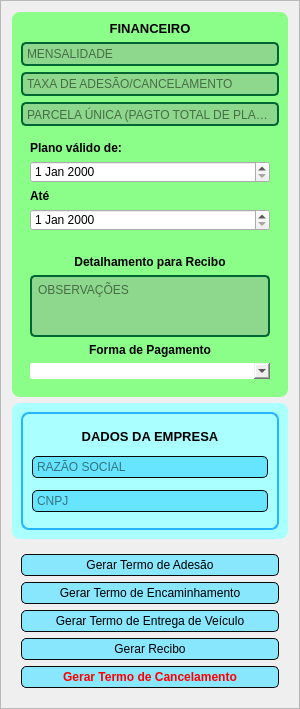
            <widget class="QFrame" name="frame_financial_buttons_company_data">
             <property name="minimumSize">
              <size>
               <width>0</width>
               <height>0</height>
              </size>
             </property>
             <property name="maximumSize">
              <size>
               <width>300</width>
               <height>16777215</height>
              </size>
             </property>
             <property name="styleSheet">
              <string notr="true"/>
             </property>
             <property name="frameShape">
              <enum>QFrame::StyledPanel</enum>
             </property>
             <property name="frameShadow">
              <enum>QFrame::Raised</enum>
             </property>
             <layout class="QVBoxLayout" name="verticalLayout_10">
              <item>
               <widget class="QFrame" name="frame_financial">
                <property name="minimumSize">
                 <size>
                  <width>161</width>
                  <height>286</height>
                 </size>
                </property>
                <property name="maximumSize">
                 <size>
                  <width>300</width>
                  <height>16777215</height>
                 </size>
                </property>
                <property name="styleSheet">
                 <string notr="true">QFrame{
	background-color: rgb(139, 253, 137);
	border-radius: 8px;
}</string>
                </property>
                <property name="frameShape">
                 <enum>QFrame::StyledPanel</enum>
                </property>
                <property name="frameShadow">
                 <enum>QFrame::Raised</enum>
                </property>
                <layout class="QVBoxLayout" name="verticalLayout_6">
                 <item>
                  <widget class="QLabel" name="label_finance">
                   <property name="minimumSize">
                    <size>
                     <width>0</width>
                     <height>0</height>
                    </size>
                   </property>
                   <property name="maximumSize">
                    <size>
                     <width>16777215</width>
                     <height>20</height>
                    </size>
                   </property>
                   <property name="font">
                    <font>
                     <family>Segoe UI</family>
                     <pointsize>10</pointsize>
                     <weight>75</weight>
                     <bold>true</bold>
                    </font>
                   </property>
                   <property name="styleSheet">
                    <string notr="true">QLabel{
	border:no;
}</string>
                   </property>
                   <property name="text">
                    <string>FINANCEIRO</string>
                   </property>
                   <property name="alignment">
                    <set>Qt::AlignCenter</set>
                   </property>
                  </widget>
                 </item>
                 <item>
                  <widget class="QLineEdit" name="lineEdit_monthly_payment">
                   <property name="styleSheet">
                    <string notr="true">QLineEdit{
	
	background-color: rgb(142, 216, 141);
	border: 2px solid rgb(0, 102, 52);
	border-radius: 5px;
	padding: 2px;
}
QLineEdit:hover{
	border: 2px solid rgb(100, 202, 152);
}
QLineEdit:focus{
	border: 2px solid rgb(0, 0, 255);
}</string>
                   </property>
                   <property name="placeholderText">
                    <string>MENSALIDADE</string>
                   </property>
                  </widget>
                 </item>
                 <item>
                  <widget class="QLineEdit" name="lineEdit_membership_fee">
                   <property name="styleSheet">
                    <string notr="true">QLineEdit{
	
	background-color: rgb(142, 216, 141);
	border: 2px solid rgb(0, 102, 52);
	border-radius: 5px;
	padding: 2px;
}
QLineEdit:hover{
	border: 2px solid rgb(100, 202, 152);
}
QLineEdit:focus{
	border: 2px solid rgb(0, 0, 255);
}</string>
                   </property>
                   <property name="placeholderText">
                    <string>TAXA DE ADESÃO/CANCELAMENTO</string>
                   </property>
                  </widget>
                 </item>
                 <item>
                  <widget class="QLineEdit" name="lineEdit_total_payment">
                   <property name="styleSheet">
                    <string notr="true">QLineEdit{
	
	background-color: rgb(142, 216, 141);
	border: 2px solid rgb(0, 102, 52);
	border-radius: 5px;
	padding: 2px;
}
QLineEdit:hover{
	border: 2px solid rgb(100, 202, 152);
}
QLineEdit:focus{
	border: 2px solid rgb(0, 0, 255);
}</string>
                   </property>
                   <property name="placeholderText">
                    <string>PARCELA ÚNICA (PAGTO TOTAL DE PLANO)</string>
                   </property>
                  </widget>
                 </item>
                 <item>
                  <widget class="QFrame" name="frame_playndate">
                   <property name="maximumSize">
                    <size>
                     <width>16777215</width>
                     <height>142</height>
                    </size>
                   </property>
                   <property name="font">
                    <font>
                     <family>Segoe UI</family>
                    </font>
                   </property>
                   <property name="frameShape">
                    <enum>QFrame::StyledPanel</enum>
                   </property>
                   <property name="frameShadow">
                    <enum>QFrame::Raised</enum>
                   </property>
                   <layout class="QVBoxLayout" name="verticalLayout_12">
                    <item>
                     <widget class="QLabel" name="label_start">
                      <property name="maximumSize">
                       <size>
                        <width>16777215</width>
                        <height>30</height>
                       </size>
                      </property>
                      <property name="font">
                       <font>
                        <weight>75</weight>
                        <bold>true</bold>
                       </font>
                      </property>
                      <property name="text">
                       <string>Plano válido de:</string>
                      </property>
                      <property name="alignment">
                       <set>Qt::AlignLeading|Qt::AlignLeft|Qt::AlignVCenter</set>
                      </property>
                     </widget>
                    </item>
                    <item>
                     <widget class="QDateEdit" name="dateEdit_start">
                      <property name="font">
                       <font>
                        <family>Segoe UI</family>
                       </font>
                      </property>
                      <property name="styleSheet">
                       <string notr="true"/>
                      </property>
                     </widget>
                    </item>
                    <item>
                     <widget class="QLabel" name="label_finish">
                      <property name="maximumSize">
                       <size>
                        <width>16777215</width>
                        <height>30</height>
                       </size>
                      </property>
                      <property name="font">
                       <font>
                        <family>Segoe UI</family>
                        <weight>75</weight>
                        <bold>true</bold>
                       </font>
                      </property>
                      <property name="text">
                       <string>Até</string>
                      </property>
                     </widget>
                    </item>
                    <item>
                     <widget class="QDateEdit" name="dateEdit_finish">
                      <property name="font">
                       <font>
                        <family>Segoe UI</family>
                       </font>
                      </property>
                     </widget>
                    </item>
                   </layout>
                  </widget>
                 </item>
                 <item>
                  <widget class="QFrame" name="frame_playndate_2">
                   <property name="minimumSize">
                    <size>
                     <width>0</width>
                     <height>0</height>
                    </size>
                   </property>
                   <property name="maximumSize">
                    <size>
                     <width>16777215</width>
                     <height>142</height>
                    </size>
                   </property>
                   <property name="font">
                    <font>
                     <family>Segoe UI</family>
                    </font>
                   </property>
                   <property name="frameShape">
                    <enum>QFrame::StyledPanel</enum>
                   </property>
                   <property name="frameShadow">
                    <enum>QFrame::Raised</enum>
                   </property>
                   <layout class="QVBoxLayout" name="verticalLayout_8">
                    <item>
                     <widget class="QLabel" name="label_detail_recibo">
                      <property name="maximumSize">
                       <size>
                        <width>16777215</width>
                        <height>30</height>
                       </size>
                      </property>
                      <property name="font">
                       <font>
                        <weight>75</weight>
                        <bold>true</bold>
                       </font>
                      </property>
                      <property name="text">
                       <string>Detalhamento para Recibo</string>
                      </property>
                      <property name="textFormat">
                       <enum>Qt::PlainText</enum>
                      </property>
                      <property name="alignment">
                       <set>Qt::AlignCenter</set>
                      </property>
                     </widget>
                    </item>
                    <item>
                     <widget class="QTextEdit" name="textEdit_detail_pagto_obs">
                      <property name="minimumSize">
                       <size>
                        <width>0</width>
                        <height>58</height>
                       </size>
                      </property>
                      <property name="styleSheet">
                       <string notr="true">QTextEdit{
	
	background-color: rgb(142, 216, 141);
	border: 2px solid rgb(0, 102, 52);
	border-radius: 5px;
	padding: 2px;
}
QTextEdit:hover{
	border: 2px solid rgb(100, 202, 152);
}
QTextEdit:focus{
	border: 2px solid rgb(0, 0, 255);
}</string>
                      </property>
                      <property name="placeholderText">
                       <string>OBSERVAÇÕES</string>
                      </property>
                     </widget>
                    </item>
                    <item>
                     <widget class="QLabel" name="label_formapagto">
                      <property name="maximumSize">
                       <size>
                        <width>16777215</width>
                        <height>30</height>
                       </size>
                      </property>
                      <property name="font">
                       <font>
                        <weight>75</weight>
                        <bold>true</bold>
                       </font>
                      </property>
                      <property name="text">
                       <string>Forma de Pagamento</string>
                      </property>
                      <property name="textFormat">
                       <enum>Qt::PlainText</enum>
                      </property>
                      <property name="alignment">
                       <set>Qt::AlignCenter</set>
                      </property>
                     </widget>
                    </item>
                    <item>
                     <widget class="QComboBox" name="comboBox_formapagto">
                      <property name="styleSheet">
                       <string notr="true">QComboBox{
	border-radius: 2px;
}</string>
                      </property>
                     </widget>
                    </item>
                   </layout>
                  </widget>
                 </item>
                </layout>
               </widget>
              </item>
              <item>
               <widget class="QFrame" name="frame_company_data_outside_2">
                <property name="minimumSize">
                 <size>
                  <width>150</width>
                  <height>120</height>
                 </size>
                </property>
                <property name="maximumSize">
                 <size>
                  <width>300</width>
                  <height>200</height>
                 </size>
                </property>
                <property name="styleSheet">
                 <string notr="true">border-radius: 8px;
background-color: rgb(170, 255, 255);</string>
                </property>
                <property name="frameShape">
                 <enum>QFrame::StyledPanel</enum>
                </property>
                <property name="frameShadow">
                 <enum>QFrame::Raised</enum>
                </property>
                <layout class="QHBoxLayout" name="horizontalLayout_4">
                 <item>
                  <widget class="QFrame" name="frame_company_data">
                   <property name="minimumSize">
                    <size>
                     <width>150</width>
                     <height>118</height>
                    </size>
                   </property>
                   <property name="styleSheet">
                    <string notr="true">QFrame{
	border: 2px solid rgb(36, 183, 253);
	border-radius: 8px;
}</string>
                   </property>
                   <property name="frameShape">
                    <enum>QFrame::StyledPanel</enum>
                   </property>
                   <property name="frameShadow">
                    <enum>QFrame::Raised</enum>
                   </property>
                   <layout class="QVBoxLayout" name="verticalLayout_13">
                    <item>
                     <widget class="QLabel" name="label_company_data">
                      <property name="minimumSize">
                       <size>
                        <width>0</width>
                        <height>0</height>
                       </size>
                      </property>
                      <property name="maximumSize">
                       <size>
                        <width>16777215</width>
                        <height>15</height>
                       </size>
                      </property>
                      <property name="font">
                       <font>
                        <family>Segoe UI</family>
                        <pointsize>10</pointsize>
                        <weight>75</weight>
                        <bold>true</bold>
                       </font>
                      </property>
                      <property name="styleSheet">
                       <string notr="true">border:no</string>
                      </property>
                      <property name="text">
                       <string>DADOS DA EMPRESA</string>
                      </property>
                      <property name="alignment">
                       <set>Qt::AlignCenter</set>
                      </property>
                     </widget>
                    </item>
                    <item>
                     <widget class="QLineEdit" name="lineEdit_razao_social">
                      <property name="styleSheet">
                       <string notr="true">QLineEdit{
	
	background-color: rgb(103, 229, 254);
	border: 1px solid rgb(10,10,10);
	border-radius: 5px;
	padding: 2px;
}
QLineEdit:hover{
	border: 1px solid rgb(150,150,150);
}
QLineEdit:focus{
	border: 2px solid rgb(100, 100, 255);
}</string>
                      </property>
                      <property name="placeholderText">
                       <string>RAZÃO SOCIAL</string>
                      </property>
                     </widget>
                    </item>
                    <item>
                     <widget class="QLineEdit" name="lineEdit_cnpj">
                      <property name="styleSheet">
                       <string notr="true">QLineEdit{
	
	background-color: rgb(103, 229, 254);
	border: 1px solid rgb(10,10,10);
	border-radius: 5px;
	padding: 2px;
}
QLineEdit:hover{
	border: 1px solid rgb(150,150,150);
}
QLineEdit:focus{
	border: 2px solid rgb(100, 100, 255);
}</string>
                      </property>
                      <property name="placeholderText">
                       <string>CNPJ</string>
                      </property>
                     </widget>
                    </item>
                   </layout>
                  </widget>
                 </item>
                </layout>
               </widget>
              </item>
              <item>
               <widget class="QFrame" name="frame_buttons_observations">
                <property name="maximumSize">
                 <size>
                  <width>16777215</width>
                  <height>200</height>
                 </size>
                </property>
                <property name="styleSheet">
                 <string notr="true">QFrame{
	border: no
}</string>
                </property>
                <property name="frameShape">
                 <enum>QFrame::StyledPanel</enum>
                </property>
                <property name="frameShadow">
                 <enum>QFrame::Raised</enum>
                </property>
                <layout class="QVBoxLayout" name="verticalLayout_7">
                 <item>
                  <widget class="QPushButton" name="pushButton_adhesion">
                   <property name="minimumSize">
                    <size>
                     <width>20</width>
                     <height>22</height>
                    </size>
                   </property>
                   <property name="maximumSize">
                    <size>
                     <width>16777215</width>
                     <height>16777215</height>
                    </size>
                   </property>
                   <property name="font">
                    <font>
                     <family>Segoe UI</family>
                    </font>
                   </property>
                   <property name="styleSheet">
                    <string notr="true">QPushButton{
	border: 1px solid rgb(10, 10, 10);
	border-radius: 5px;
	background-color: rgb(136, 230, 253);
}
QPushButton:hover{
	border: 1px solid rgb(150,150,150);
}
QPushButton:pressed{
	border: 2px solid rgb(50, 50, 255);
}</string>
                   </property>
                   <property name="text">
                    <string>Gerar Termo de Adesão</string>
                   </property>
                  </widget>
                 </item>
                 <item>
                  <widget class="QPushButton" name="pushButton_forwarding">
                   <property name="minimumSize">
                    <size>
                     <width>20</width>
                     <height>22</height>
                    </size>
                   </property>
                   <property name="maximumSize">
                    <size>
                     <width>16777215</width>
                     <height>16777215</height>
                    </size>
                   </property>
                   <property name="font">
                    <font>
                     <family>Segoe UI</family>
                    </font>
                   </property>
                   <property name="styleSheet">
                    <string notr="true">QPushButton{
	border: 1px solid rgb(10, 10, 10);
	border-radius: 5px;
	background-color: rgb(136, 230, 253);
}
QPushButton:hover{
	border: 1px solid rgb(150,150,150);
}
QPushButton:pressed{
	border: 2px solid rgb(50, 50, 255);
}</string>
                   </property>
                   <property name="text">
                    <string>Gerar Termo de Encaminhamento</string>
                   </property>
                  </widget>
                 </item>
                 <item>
                  <widget class="QPushButton" name="pushButton_vehicle_delivery">
                   <property name="minimumSize">
                    <size>
                     <width>20</width>
                     <height>22</height>
                    </size>
                   </property>
                   <property name="maximumSize">
                    <size>
                     <width>16777215</width>
                     <height>16777215</height>
                    </size>
                   </property>
                   <property name="font">
                    <font>
                     <family>Segoe UI</family>
                    </font>
                   </property>
                   <property name="styleSheet">
                    <string notr="true">QPushButton{
	border: 1px solid rgb(10, 10, 10);
	border-radius: 5px;
	background-color: rgb(136, 230, 253);
}
QPushButton:hover{
	border: 1px solid rgb(150,150,150);
}
QPushButton:pressed{
	border: 2px solid rgb(50, 50, 255);
}</string>
                   </property>
                   <property name="text">
                    <string>Gerar Termo de Entrega de Veículo</string>
                   </property>
                  </widget>
                 </item>
                 <item>
                  <widget class="QPushButton" name="pushButton_receipt">
                   <property name="minimumSize">
                    <size>
                     <width>20</width>
                     <height>22</height>
                    </size>
                   </property>
                   <property name="maximumSize">
                    <size>
                     <width>16777215</width>
                     <height>16777215</height>
                    </size>
                   </property>
                   <property name="font">
                    <font>
                     <family>Segoe UI</family>
                    </font>
                   </property>
                   <property name="styleSheet">
                    <string notr="true">QPushButton{
	border: 1px solid rgb(10, 10, 10);
	border-radius: 5px;
	background-color: rgb(136, 230, 253);
}
QPushButton:hover{
	border: 1px solid rgb(150,150,150);
}
QPushButton:pressed{
	border: 2px solid rgb(50, 50, 255);
}</string>
                   </property>
                   <property name="text">
                    <string>Gerar Recibo</string>
                   </property>
                  </widget>
                 </item>
                 <item>
                  <widget class="QPushButton" name="pushButton_cancel">
                   <property name="minimumSize">
                    <size>
                     <width>20</width>
                     <height>22</height>
                    </size>
                   </property>
                   <property name="maximumSize">
                    <size>
                     <width>16777215</width>
                     <height>16777215</height>
                    </size>
                   </property>
                   <property name="font">
                    <font>
                     <family>Segoe UI</family>
                     <weight>75</weight>
                     <bold>true</bold>
                    </font>
                   </property>
                   <property name="styleSheet">
                    <string notr="true">QPushButton{
	border: 1px solid rgb(10, 10, 10);
	border-radius: 5px;
	background-color: rgb(136, 230, 253);
	color: rgb(255, 0, 0);
}
QPushButton:hover{
	border: 1px solid rgb(150,150,150);
}
QPushButton:pressed{
	border: 2px solid rgb(255, 0, 0);
}</string>
                   </property>
                   <property name="text">
                    <string>Gerar Termo de Cancelamento</string>
                   </property>
                  </widget>
                 </item>
                </layout>
               </widget>
              </item>
             </layout>
            </widget>
